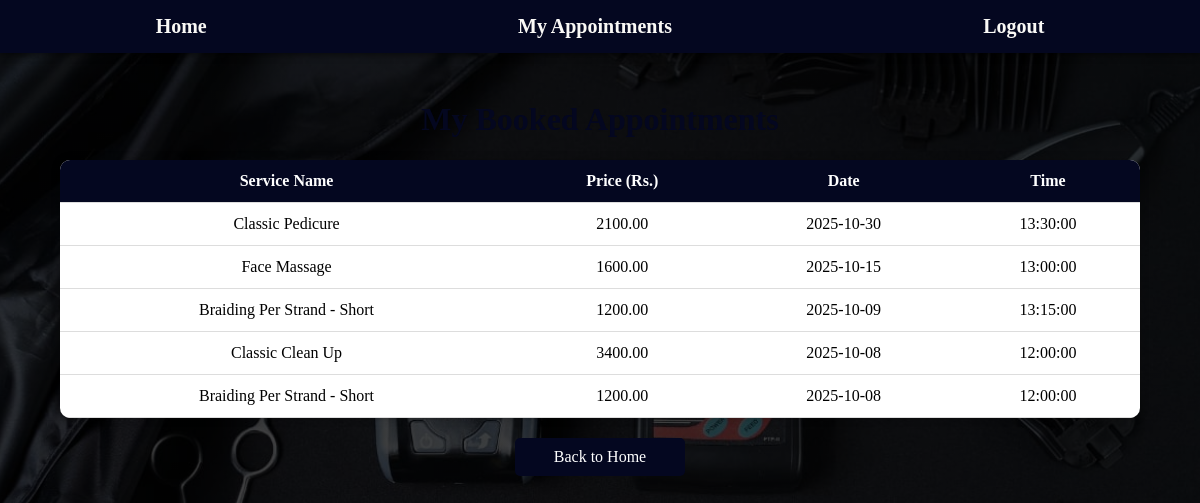
Screenshot of /myappointments.php (signed in) with the database file from the repository.
### tables this page shows
CREATE TABLE IF NOT EXISTS `appointments` (
  `id` int NOT NULL AUTO_INCREMENT,
  `booking_date` date NOT NULL,
  `booking_time` time NOT NULL,
  `service_id` int NOT NULL,
  `customer_id` int NOT NULL,
  PRIMARY KEY (`id`),
  KEY `service_id` (`service_id`),
  KEY `service_id_2` (`service_id`),
  KEY `customer_id` (`customer_id`)
);

CREATE TABLE IF NOT EXISTS `services` (
  `id` int NOT NULL AUTO_INCREMENT,
  `service_name` varchar(150) NOT NULL,
  `price` decimal(10,2) NOT NULL,
  `service_type` text NOT NULL,
  PRIMARY KEY (`id`)
);

### myappointments.php (the view, shortened to what this page needs)
<?php
include("db.php");
$user_id = $_SESSION['user_id'];
$sql = "SELECT a.id, a.booking_date, a.booking_time, s.service_name, s.price
        FROM appointments a
        JOIN services s ON a.service_id = s.id
        WHERE a.customer_id = ?";
$stmt = $conn->prepare($sql);
$stmt->bind_param("i", $user_id);
$stmt->execute();
$result = $stmt->get_result();
?>
<!DOCTYPE html>
<html>
<head>
</head>
<body>
    <nav class="navbar">
        <a href="index.php" class="nav-link">Home</a>
        <a href="myappointment.php" class="nav-link">My Appointments</a>
        <a href="logout.php" class="nav-link">Logout</a>
    </nav>
    <h1>My Booked Appointments</h1>
    <?php
    if ($result->num_rows > 0) {
        echo "<table>
                <tr>
                    <th>Service Name</th>
                    <th>Price (Rs.)</th>
                    <th>Date</th>
                    <th>Time</th>
                </tr>";
        while ($row = $result->fetch_assoc()) {
            echo "<tr>
                    <td>" . html_entity_decode($row['service_name']) . "</td>
                    <td>" . $row['price'] . "</td>
                    <td>" . $row['booking_date'] . "</td>
                    <td>" . $row['booking_time'] . "</td>
                  </tr>";
        }
        echo "</table>";
    } else {
        echo "<p class='no-data'>You have not booked any appointments yet.</p>";
    }
    ?>
    <a href="index.php" class="back-button">Back to Home</a>
</body>
</html>

### myappointments.php (style rules this page uses)
body { margin: 0; font-family: 'Times New Roman', serif; background-image: linear-gradient(rgba(0,0,0,0.75), rgba(0,0,0,0.75)), url(./n.jpg); background-size: cover; background-position: center; min-height: 100vh; padding-top: 80px; }
.navbar { display: flex; justify-content: space-around; align-items: center; background-color: #040720; padding: 15px 0; position: fixed; top: 0; width: 100%; box-shadow: 0 2px 6px rgba(0,0,0,0.5); }
.nav-link { color: #FAF9F6; text-decoration: none; font-size: 20px; font-weight: bold; }
h1 { text-align: center; color: #040720; }
table { width: 90%; margin: 20px auto; border-collapse: collapse; background-color: #fff; box-shadow: 0 0 10px rgba(0,0,0,0.2); border-radius: 10px; overflow: hidden; }
th, td { padding: 12px; text-align: center; border-bottom: 1px solid #ddd; }
th { background-color: #040720; color: #fff; }
.back-button { display: block; width: 150px; margin: 20px auto; padding: 10px; text-align: center; background-color: #040720; color: white; text-decoration: none; border-radius: 5px; transition: 0.3s; }

### rows the page displays
appointments: service.service_name "Classic Pedicure", service.price "2100.00", booking_date "2025-10-30", booking_time "13:30:00"
appointments: service.service_name "Face Massage", service.price "1600.00", booking_date "2025-10-15", booking_time "13:00:00"
appointments: service.service_name "Braiding Per Strand - Short", service.price "1200.00", booking_date "2025-10-09", booking_time "13:15:00"
appointments: service.service_name "Classic Clean Up", service.price "3400.00", booking_date "2025-10-08", booking_time "12:00:00"
appointments: service.service_name "Braiding Per Strand - Short", service.price "1200.00", booking_date "2025-10-08", booking_time "12:00:00"
